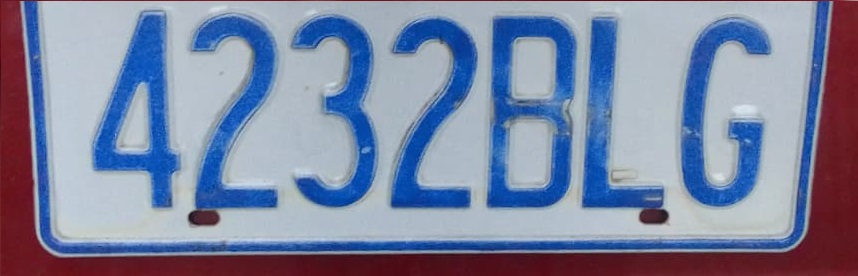
#> input picture media/capturas_acceso/placa1.jpg, 858 x 276 px
$ python -i ocr_logic.py   (imports and definitions only)
#> lines starting #> are read from the running program, lines starting #| are printed output that depends on the picture; after the words box and inside, x2 and y2 are one past the last pixel; in counts of white or black regions, pixels touching at a corner belong together
#> further down, picture is the input picture: shape (276, 858, 3); mean B, G, R 162.3, 133.8, 125.4
import pytesseract
import cv2
import re
import os
from .models import Vehiculo

# Le indicamos a pytesseract dónde encontrar el ejecutable de Tesseract
pytesseract.pytesseract.tesseract_cmd = r'C:\Program Files\Tesseract-OCR\tesseract.exe'

# Ancho y alto mínimo del contorno para ser considerado una placa
MIN_PLATE_WIDTH = 60
MIN_PLATE_HEIGHT = 15


def validar_formato_placa(texto):
    """
    Limpia y valida si el texto extraído podría ser una placa.
    Busca patrones comunes como 3-4 números seguidos de 3 letras.
    """
    # Limpiamos el texto de caracteres no alfanuméricos y lo ponemos en mayúsculas
    texto_limpio = re.sub(r'[^A-Z0-9]', '', texto.upper())

    # Un patrón simple: busca al menos 3 letras y 3 números.
    # Puedes hacerlo más estricto si conoces el formato exacto.
    # Ejemplo: re.compile(r'^\d{3,4}[A-Z]{3}$')
    if len(texto_limpio) >= 6 and len(re.findall(r'[A-Z]', texto_limpio)) >= 3 and len(re.findall(r'\d', texto_limpio)) >= 3:
        return texto_limpio
    return None


def reconocer_placa(image):
    """
    Procesa una imagen para detectar, leer y validar una placa de vehículo.
    """
    # 1. Pre-procesamiento de la imagen
    gray = cv2.cvtColor(image, cv2.COLOR_BGR2GRAY)
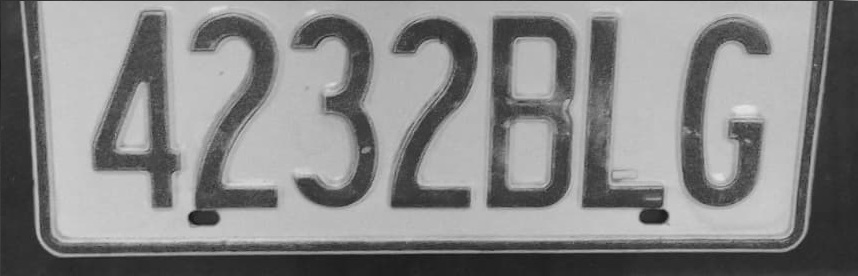
#> gray: shape (276, 858); min 22, max 230, mean 134.5
    # Filtro Gaussiano para reducir el ruido
    blurred = cv2.GaussianBlur(gray, (5, 5), 0)
    # Binarización adaptativa para manejar condiciones de iluminación variables
    thresh = cv2.adaptiveThreshold(blurred, 255, cv2.ADAPTIVE_THRESH_GAUSSIAN_C,
                                   cv2.THRESH_BINARY_INV, 11, 2)
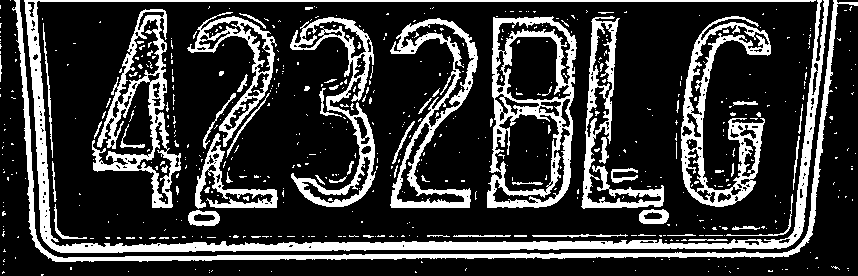
#> thresh: shape (276, 858); 22.3% white; 582 white regions (516 under 20 px), largest, box (x1, y1, x2, y2) and area: (24, 0, 829, 253) 11687, (12, 0, 858, 262) 6135, (487, 16, 577, 208) 5704

    # Operaciones morfológicas para eliminar ruido y unir caracteres
    # Esto ayuda a que el contorno de la placa sea más sólido.
    kernel = cv2.getStructuringElement(cv2.MORPH_RECT, (3, 3))
    closing = cv2.morphologyEx(thresh, cv2.MORPH_CLOSE, kernel, iterations=1)
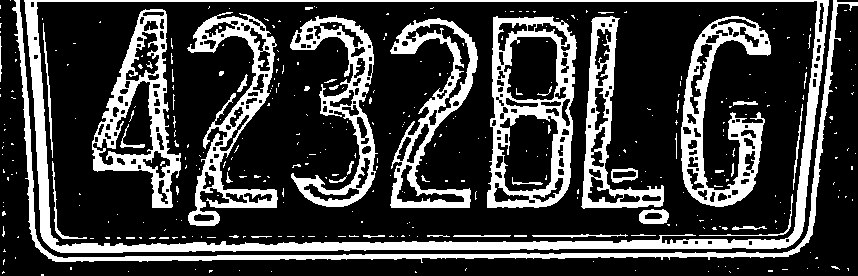
#> closing: shape (276, 858); 24.5% white; 376 white regions (330 under 20 px)

    # 2. Detección de contornos
    contornos, _ = cv2.findContours(
        closing, cv2.RETR_LIST, cv2.CHAIN_APPROX_SIMPLE)
#> contornos = 602 contours, 411 with area under 20; largest, box (x1, y1, x2, y2) and area: (24, 0, 829, 253) 194212, (36, 0, 818, 247) 183572, (487, 16, 577, 208) 14684, (92, 9, 181, 208) 9130, (681, 16, 771, 207) 7121

    # Variable para guardar las coordenadas del rectángulo de la placa detectada
    rect_placa = None
    placa_limpia = ""
    # Iterar sobre los contornos encontrados
    for c in contornos:
        # 3. Filtrado de contornos por tamaño y forma
        (x, y, w, h) = cv2.boundingRect(c)
        aspect_ratio = w / float(h)
        if w > MIN_PLATE_WIDTH and h > MIN_PLATE_HEIGHT and 2.5 < aspect_ratio < 5.0:
            # 4. Recorte de la posible placa (ROI - Region of Interest)
            roi = gray[y:y+h, x:x+w]

            # 5. OCR con Tesseract y configuración optimizada
            config = "-c tessedit_char_whitelist=ABCDEFGHIJKLMNOPQRSTUVWXYZ0123456789 --psm 7"
            texto_extraido = pytesseract.image_to_string(roi, config=config)

            # 6. Validación del formato de la placa
            placa_validada = validar_formato_placa(texto_extraido)
            if placa_validada:
                placa_limpia = placa_validada
                rect_placa = (x, y, w, h) # Guardamos las coordenadas
                break  # Encontramos una placa válida, salimos del bucle
#> this loop made 599 passes
#> (x, y, w, h, aspect_ratio) on passes 3, 5, 6: (708, 271, 1, 1, 1), (271, 271, 1, 1, 1), (128, 271, 1, 1, 1)
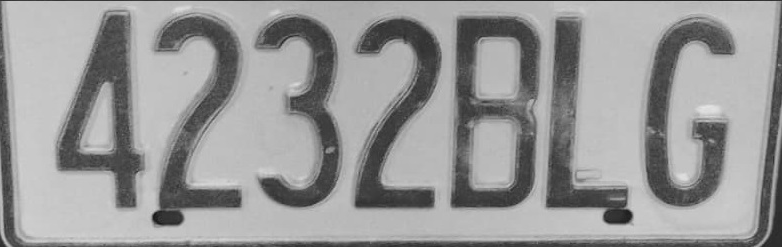
#> roi: shape (247, 782); min 22, max 230, mean 151.7

    # Buscar el vehículo en la base de datos
    vehiculo = Vehiculo.objects.filter(placa=placa_limpia).first()

    return vehiculo, placa_limpia, rect_placa

>>> import cv2
>>> picture = cv2.imread('../media/capturas_acceso/placa1.jpg')
#> (the run stopped early here; a loop or call above may not have finished)
